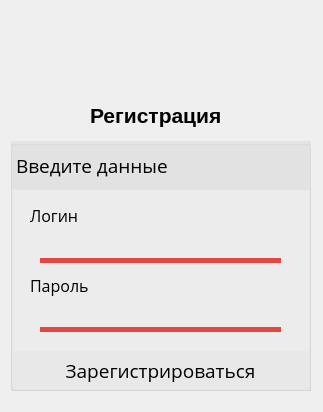
<?xml version="1.0" encoding="UTF-8"?>
<ui version="4.0">
 <class>Dialog</class>
 <widget class="QDialog" name="Dialog">
  <property name="geometry">
   <rect>
    <x>0</x>
    <y>0</y>
    <width>323</width>
    <height>412</height>
   </rect>
  </property>
  <property name="windowTitle">
   <string>Dialog</string>
  </property>
  <widget class="QGroupBox" name="registration_groupbox">
   <property name="geometry">
    <rect>
     <x>10</x>
     <y>140</y>
     <width>301</width>
     <height>251</height>
    </rect>
   </property>
   <property name="title">
    <string/>
   </property>
   <widget class="QPushButton" name="registraion_buttom">
    <property name="geometry">
     <rect>
      <x>0</x>
      <y>210</y>
      <width>301</width>
      <height>41</height>
     </rect>
    </property>
    <property name="font">
     <font>
      <family>Open Sans</family>
      <pointsize>14</pointsize>
     </font>
    </property>
    <property name="styleSheet">
     <string notr="true">QPushButton{
background:rgba(220,220,220,0.3);
color:black;
margin:1px;
border:0;
}

QPushButton:hover{
background:gainsboro;
background:rgb(228,70,65);
font-weight:bold;
}</string>
    </property>
    <property name="text">
     <string>Зарегистрироваться</string>
    </property>
    <property name="iconSize">
     <size>
      <width>21</width>
      <height>21</height>
     </size>
    </property>
   </widget>
   <widget class="QLabel" name="registration_label">
    <property name="geometry">
     <rect>
      <x>0</x>
      <y>0</y>
      <width>431</width>
      <height>51</height>
     </rect>
    </property>
    <property name="font">
     <font>
      <family>Open Sans</family>
      <pointsize>14</pointsize>
     </font>
    </property>
    <property name="styleSheet">
     <string notr="true">QLabel{
background:rgba(220,220,220,0.6);
color:black;
margin:1px;
}</string>
    </property>
    <property name="text">
     <string>Введите данные</string>
    </property>
    <property name="alignment">
     <set>Qt::AlignLeading|Qt::AlignLeft|Qt::AlignVCenter</set>
    </property>
   </widget>
   <widget class="QLabel" name="login_registration_label">
    <property name="geometry">
     <rect>
      <x>20</x>
      <y>60</y>
      <width>61</width>
      <height>31</height>
     </rect>
    </property>
    <property name="font">
     <font>
      <family>Open Sans</family>
      <pointsize>12</pointsize>
     </font>
    </property>
    <property name="text">
     <string>Логин</string>
    </property>
   </widget>
   <widget class="QLabel" name="password_registration_label">
    <property name="geometry">
     <rect>
      <x>20</x>
      <y>130</y>
      <width>61</width>
      <height>31</height>
     </rect>
    </property>
    <property name="font">
     <font>
      <family>Open Sans</family>
      <pointsize>12</pointsize>
     </font>
    </property>
    <property name="text">
     <string>Пароль</string>
    </property>
   </widget>
   <widget class="QLineEdit" name="login_registration_LineEdit">
    <property name="geometry">
     <rect>
      <x>30</x>
      <y>90</y>
      <width>341</width>
      <height>31</height>
     </rect>
    </property>
    <property name="font">
     <font>
      <family>Open Sans</family>
      <pointsize>12</pointsize>
     </font>
    </property>
    <property name="styleSheet">
     <string notr="true">QLineEdit{
background:transparent;
color:black;
 border:0px;
}</string>
    </property>
    <property name="text">
     <string/>
    </property>
   </widget>
   <widget class="QLineEdit" name="password_registration_LineEdit">
    <property name="geometry">
     <rect>
      <x>30</x>
      <y>160</y>
      <width>341</width>
      <height>31</height>
     </rect>
    </property>
    <property name="font">
     <font>
      <family>Open Sans</family>
      <pointsize>12</pointsize>
     </font>
    </property>
    <property name="styleSheet">
     <string notr="true">QLineEdit{
background:transparent;
color:black;
 border:0px;
}</string>
    </property>
    <property name="text">
     <string/>
    </property>
   </widget>
   <widget class="QWidget" name="decoration_password_registration_widget" native="true">
    <property name="geometry">
     <rect>
      <x>30</x>
      <y>180</y>
      <width>241</width>
      <height>16</height>
     </rect>
    </property>
    <property name="styleSheet">
     <string notr="true">QWidget{
background: rgb(228,70,65);
margin: 7px, 4px, 0px, 0px;
}</string>
    </property>
   </widget>
   <widget class="QWidget" name="decoration_login_registration_widget" native="true">
    <property name="geometry">
     <rect>
      <x>30</x>
      <y>110</y>
      <width>241</width>
      <height>16</height>
     </rect>
    </property>
    <property name="styleSheet">
     <string notr="true">QWidget{
background: rgb(228,70,65);
margin:8px, 3px, 0px, 0px;
}</string>
    </property>
   </widget>
  </widget>
  <widget class="QLabel" name="main_label_registration">
   <property name="geometry">
    <rect>
     <x>90</x>
     <y>90</y>
     <width>141</width>
     <height>51</height>
    </rect>
   </property>
   <property name="font">
    <font>
     <pointsize>16</pointsize>
     <weight>75</weight>
     <bold>true</bold>
    </font>
   </property>
   <property name="text">
    <string>Регистрация</string>
   </property>
  </widget>
  <widget class="QLabel" name="logo">
   <property name="geometry">
    <rect>
     <x>110</x>
     <y>10</y>
     <width>100</width>
     <height>100</height>
    </rect>
   </property>
   <property name="minimumSize">
    <size>
     <width>100</width>
     <height>100</height>
    </size>
   </property>
   <property name="maximumSize">
    <size>
     <width>100</width>
     <height>100</height>
    </size>
   </property>
   <property name="text">
    <string/>
   </property>
   <property name="pixmap">
    <pixmap>ico/logo.png</pixmap>
   </property>
  </widget>
  <widget class="QLabel" name="main_label_registration_2">
   <property name="geometry">
    <rect>
     <x>340</x>
     <y>150</y>
     <width>141</width>
     <height>51</height>
    </rect>
   </property>
   <property name="font">
    <font>
     <pointsize>16</pointsize>
     <weight>75</weight>
     <bold>true</bold>
    </font>
   </property>
   <property name="text">
    <string>Регистрация</string>
   </property>
  </widget>
  <widget class="QLabel" name="logo_2">
   <property name="geometry">
    <rect>
     <x>360</x>
     <y>70</y>
     <width>100</width>
     <height>100</height>
    </rect>
   </property>
   <property name="minimumSize">
    <size>
     <width>100</width>
     <height>100</height>
    </size>
   </property>
   <property name="maximumSize">
    <size>
     <width>100</width>
     <height>100</height>
    </size>
   </property>
   <property name="text">
    <string/>
   </property>
   <property name="pixmap">
    <pixmap>ico/logo.png</pixmap>
   </property>
  </widget>
 </widget>
 <resources/>
 <connections/>
</ui>
